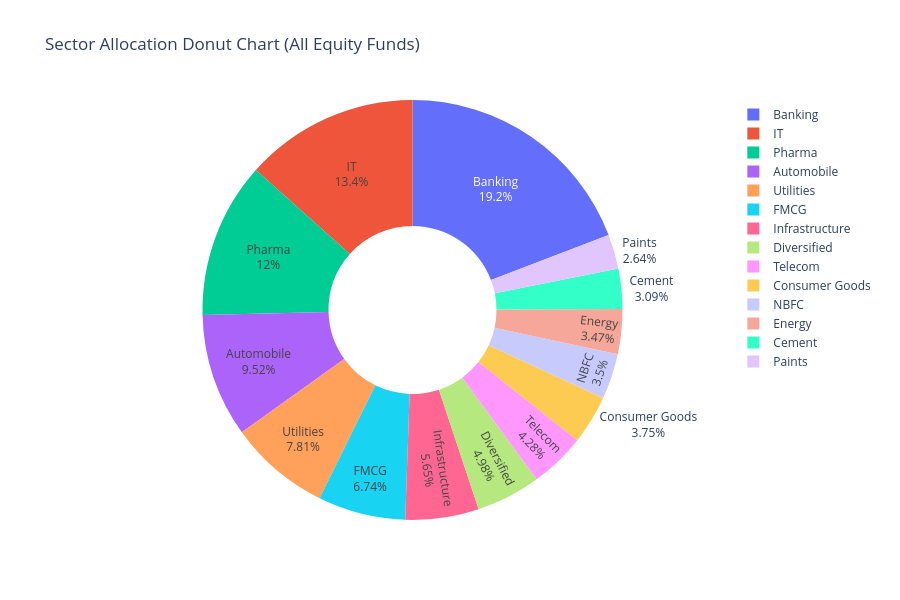

Notebook cell for this chart:
### Code cell
# Cell 15: Sector Allocation Donut
sector_weights = portfolio_df.groupby('sector')['weight_pct'].sum().reset_index()
sector_weights = sector_weights.sort_values('weight_pct', ascending=False)

fig = go.Figure(data=[go.Pie(
    labels=sector_weights['sector'],
    values=sector_weights['weight_pct'],
    hole=0.4,
    textinfo='label+percent'
)])
fig.update_layout(
    title='Sector Allocation Donut Chart (All Equity Funds)',
    height=600
)
fig.show()

# Save as image
sector_weights.plot(kind='bar', x='sector', y='weight_pct',
                   figsize=(14,6), color='steelblue', legend=False)
plt.title('Sector Allocation')
plt.xlabel('Sector')
plt.ylabel('Weight %')
plt.xticks(rotation=45)
plt.tight_layout()
plt.savefig(r'C:\Users\gayat\OneDrive\Documents\mutual_fund_analytics\reports\chart9_sector.png', dpi=150)
plt.show()
print("✅ Chart 9: Sector Allocation done!")

### Figure 1 — Plotly figure (JSON) as saved in the notebook; plotly's stock layout.template omitted (floating-point values rounded to 4 significant figures)
{"data": [{"hole": 0.4, "labels": ["Banking", "IT", "Pharma", "Automobile", "Utilities", "FMCG", "Infrastructure", "Diversified", "Telecom", "Consumer Goods", "NBFC", "Energy", "Cement", "Paints"], "textinfo": "label+percent", "type": "pie", "values": [652.3, 455.5, 407.4, 323.6, 265.5, 229.1, 192.2, 169.2, 145.6, 127.6, 119.1, 117.9, 105.0, 89.86]}], "layout": {"height": 600, "title": {"text": "Sector Allocation Donut Chart (All Equity Funds)"}}}
